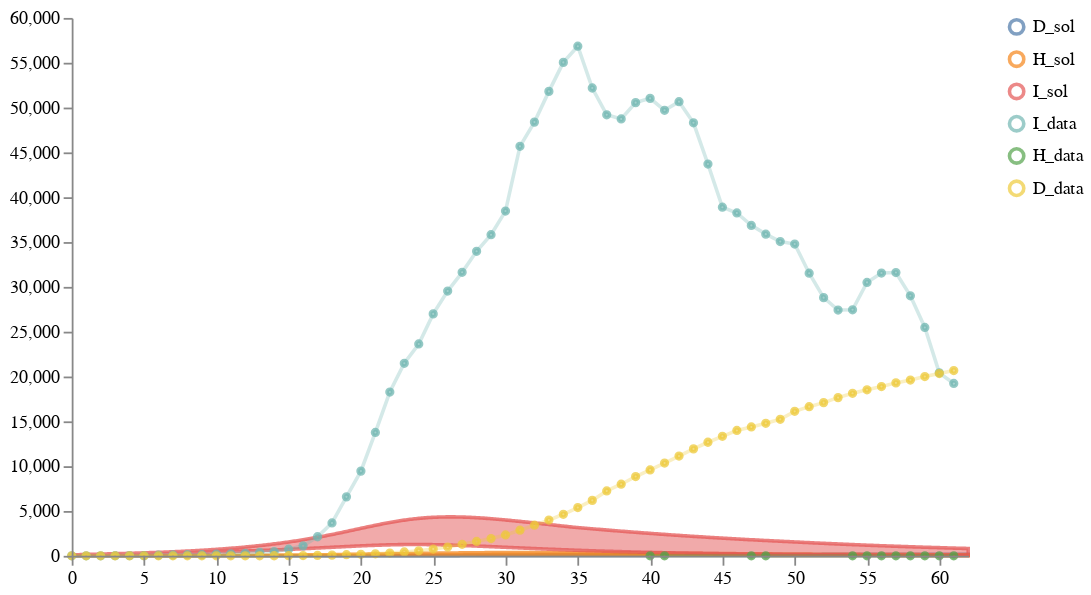

Notebook cell for this chart:
### Markdown cell above
### MODEL 2 - Age-Structured SEIRHD with NPI of Type I, Model Version 2

### Code cell
num_samples = 100
models = [model2]
data_location = DATA_PATH + "NYS_T1_forecast1.csv"
weights = [1]
solution_mappings = [{"I": "infected", "H": "hospitalized", "D": "dead"}]

# Run the calibration and sampling
result1A2 = load_and_calibrate_and_sample_ensemble_model(
    models,
    data_location,
    weights,
    solution_mappings,
    num_samples,
    timepoints1,
    verbose=True,
    total_population=19340000,
    num_iterations=N_ITERATIONS,
    time_unit="days",
    visual_options={"title": "Calibrated Ensemble", "keep":".*_sol"}
)

# # Save results
# result1A2["data"].to_csv("../../notebook/ensemble_eval_sa/ensemble_results/partI_ensemble_of_one_results.csv", index=False)
# result1A2["quantiles"].to_csv("../../notebook/ensemble_eval_sa/ensemble_results/partI_ensemble_of_one_quantiles.csv", index=False)

# Plot results
schema = plots.trajectories(pd.DataFrame(result1A2["data"]), keep=".*_sol",
                            points=all_data1.reset_index(drop=True).rename(columns={"I":"I_data", "H":"H_data", "D":"D_data"}),
                           )
schema = plots.pad(schema, 5)
plots.ipy_display(schema)

### Figure 1 — Vega specification as saved in the notebook (floating-point values rounded to 4 significant figures; data arrays with more than 128 entries replaced by an {"elided": "..."} marker saying what was removed)
{"$schema": "https://vega.github.io/schema/vega/v5.json", "axes": [{"name": "x_axis", "orient": "bottom", "scale": "xscale", "zindex": 100}, {"name": "y_axis", "orient": "left", "scale": "yscale", "zindex": 100}], "data": [{"name": "distributions", "values": {"elided": "1863 records"}}, {"name": "traces", "transform": [{"expr": "isValid(datum.value)", "type": "filter"}], "values": []}, {"name": "points", "values": {"elided": "136 records"}}, {"name": "markers", "values": []}, {"name": "selected", "on": [{"remove": true, "trigger": "clear"}, {"remove": true, "trigger": "!shift"}, {"insert": "clicked", "trigger": "!shift && clicked"}, {"toggle": "clicked", "trigger": "shift && clicked"}]}], "height": 300, "legends": [{"encode": {"labels": {"interactive": true, "name": "legendLabel", "update": {"opacity": [{"test": "!length(data('selected')) || indata('selected', 'value', datum.value)", "value": 1}, {"value": 0.25}]}}, "symbols": {"interactive": true, "name": "legendSymbol", "update": {"fill": {"value": "transparent"}, "opacity": [{"test": "!length(data('selected')) || indata('selected', 'value', datum.value)", "value": 0.7}, {"value": 0.15}], "size": {"value": 64}, "strokeWidth": {"value": 2}}}}, "name": "color_legend", "stroke": "color"}], "marks": [{"from": {"facet": {"data": "points", "groupby": "trajectory", "name": "points_split"}}, "marks": [{"encode": {"hover": {"fillOpacity": {"value": 0.9}}, "update": {"fill": {"field": "trajectory", "scale": "color"}, "fillOpacity": [{"test": "!length(data('selected')) || indata('selected', 'value', datum.trajectory)", "value": 0.5}, {"value": 0.15}], "size": {"value": 10}, "stroke": {"field": "trajectory", "scale": "color"}, "strokeOpacity": [{"test": "!length(data('selected')) || indata('selected', 'value', datum.trajectory)", "value": 0.75}, {"value": 0.15}], "strokeWidth": {"value": 2}, "tooltip": {"field": "value"}, "x": {"field": "timepoint", "scale": "xscale"}, "y": {"field": "value", "scale": "yscale"}}}, "from": {"data": "points_split"}, "name": "_points_symbol", "type": "symbol", "zindex": 3}, {"encode": {"hover": {"fillOpacity": {"value": 0.9}}, "update": {"interpolate": {"value": "linear"}, "stroke": {"field": "trajectory", "scale": "color"}, "strokeOpacity": [{"test": "!length(data('selected')) || indata('selected', 'value', datum.trajectory)", "value": 0.3}, {"value": 0.1}], "strokeWidth": {"value": 2}, "x": {"field": "timepoint", "scale": "xscale"}, "y": {"field": "value", "scale": "yscale"}}}, "from": {"data": "points_split"}, "name": "_points_line", "type": "line", "zindex": 3}], "name": "_points", "type": "group", "zindex": 3}, {"from": {"facet": {"data": "traces", "groupby": "trajectory", "name": "traces_split"}}, "marks": [{"encode": {"hover": {"fillOpacity": {"value": 0.9}}, "update": {"interpolate": {"value": "linear"}, "stroke": {"field": "trajectory", "scale": "color"}, "strokeOpacity": [{"test": "!length(data('selected')) || indata('selected', 'value', datum.trajectory)", "value": 0.75}, {"value": 0.15}], "strokeWidth": {"value": 2}, "x": {"field": "timepoint", "scale": "xscale"}, "y": {"field": "value", "scale": "yscale"}}}, "from": {"data": "traces_split"}, "name": "_traces_lines", "type": "line"}], "name": "_traces", "type": "group", "zindex": 2}, {"from": {"facet": {"data": "distributions", "groupby": "trajectory", "name": "trajectory_split"}}, "marks": [{"encode": {"hover": {"fillOpacity": {"value": 0.9}}, "update": {"fill": {"field": "trajectory", "scale": "color"}, "fillOpacity": [{"test": "!length(data('selected')) || indata('selected', 'value', datum.trajectory)", "value": 0.5}, {"value": 0.15}], "interpolate": {"value": "linear"}, "stroke": {"field": "trajectory", "scale": "color"}, "strokeOpacity": [{"test": "!length(data('selected')) || indata('selected', 'value', datum.trajectory)", "value": 0.75}, {"value": 0.15}], "strokeWidth": {"value": 2}, "x": {"field": "timepoint", "scale": "xscale"}, "y": {"field": "upper", "scale": "yscale"}, "y2": {"field": "lower", "scale": "yscale"}}}, "from": {"data": "trajectory_split"}, "type": "area"}], "name": "_distributions", "type": "group", "zindex": 1}, {"marks": [{"encode": {"enter": {"stroke": {"value": "lightgray"}}, "update": {"opacity": {"value": 1}, "x": {"field": "timepoint", "scale": "xscale"}, "y": {"signal": "height"}, "y2": {"value": 0}}}, "from": {"data": "markers"}, "name": "_marker text", "type": "rule"}, {"encode": {"enter": {"fontSize": {"value": 8}, "text": {"field": "datum.label"}, "y": {"value": 0}}}, "from": {"data": "_marker text"}, "name": "_marker flags", "transform": [{"as": ["x", "_y", "opacity", "align", "baseline"], "lineAnchor": "start", "offset": [1], "size": {"signal": "[width, height]"}, "type": "label"}], "type": "text"}], "name": "_markers", "type": "group"}], "padding": 5, "scales": [{"domain": {"fields": [{"data": "distributions", "field": "timepoint"}, {"data": "traces", "field": "timepoint"}, {"data": "points", "field": "timepoint"}, {"data": "markers", "field": "timepoint"}]}, "name": "xscale", "range": "width", "type": "linear", "zero": false}, {"domain": {"fields": [{"data": "distributions", "field": "lower"}, {"data": "distributions", "field": "upper"}, {"data": "traces", "field": "value"}, {"data": "points", "field": "value"}]}, "name": "yscale", "nice": true, "range": "height", "type": "linear", "zero": true}, {"domain": {"fields": [{"data": "distributions", "field": "trajectory"}, {"data": "traces", "field": "trajectory"}, {"data": "points", "field": "trajectory"}]}, "name": "color", "range": "category", "type": "ordinal"}], "signals": [{"name": "clear", "on": [{"events": "mouseup[!event.item]", "force": true, "update": "true"}], "value": true}, {"name": "shift", "on": [{"events": "@legendSymbol:click, @legendLabel:click", "force": true, "update": "event.shiftKey"}], "value": false}, {"name": "clicked", "on": [{"events": "@legendSymbol:click, @legendLabel:click", "force": true, "update": "{value: datum.value}"}], "value": null}], "width": 500}
